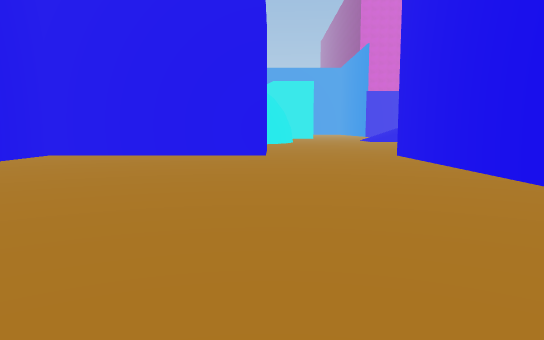
[1] (above)

24 first-person views from a walk through a scene from a Unity 3-D project. The camera is 1.2 m above the floor, tilts 6° down and sees 70° across. The floor is counted in squares, 1.63 m on a side. Each view is taken from the middle of a square. On the plan, view 1 faces up. The plan holds only what a view shows up to about 12 squares ahead; the rest is blank. The place goes on beyond the plan. The player character is not drawn.

[2]
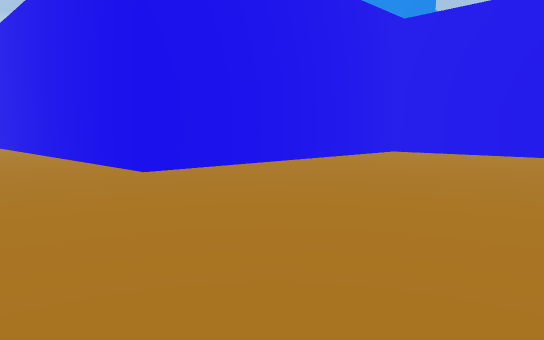

[3]
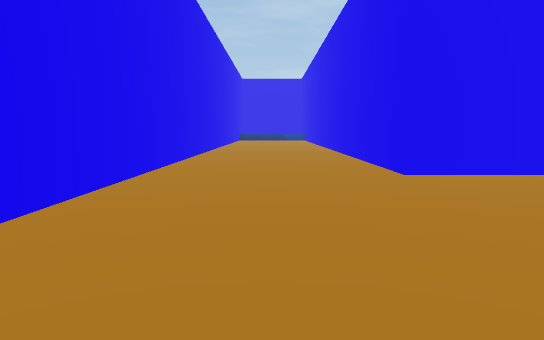

[4]
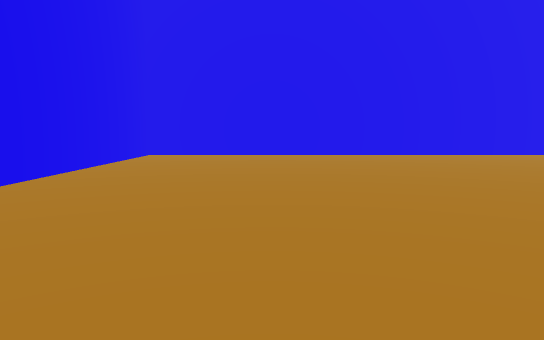

[5]
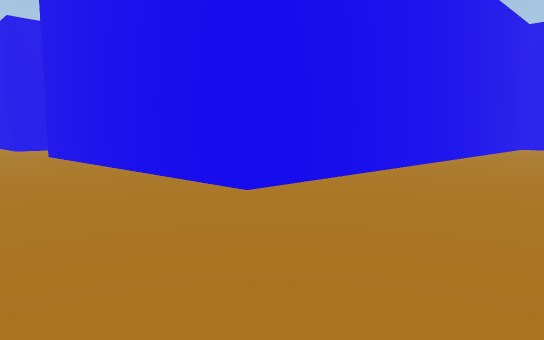

[6]
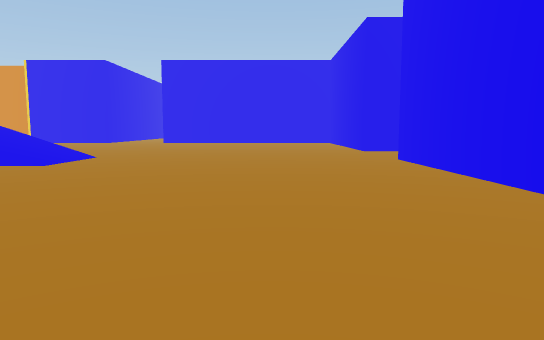

[7]
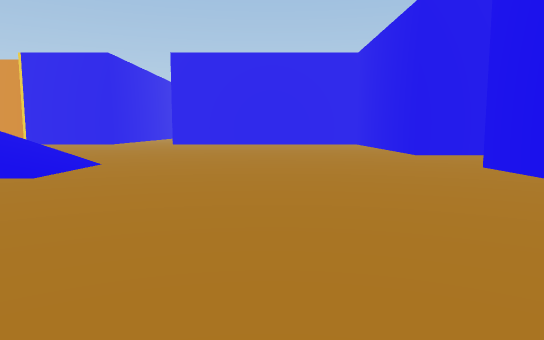

[8]
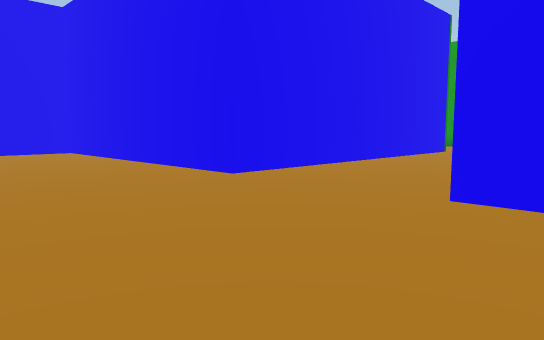

[9]
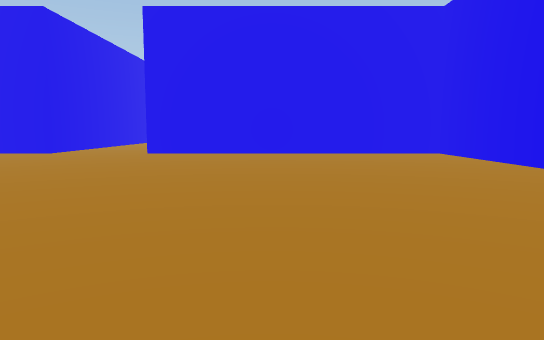

[10]
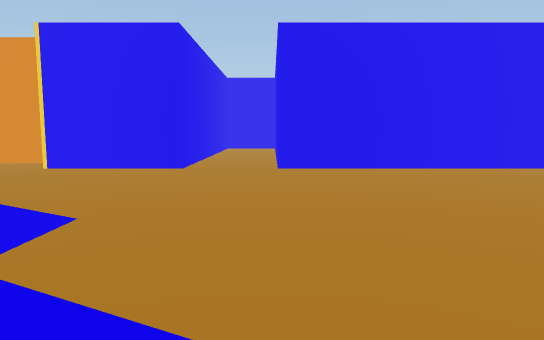

[11]
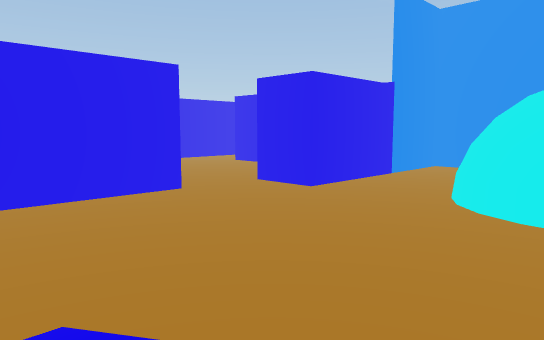

[12]
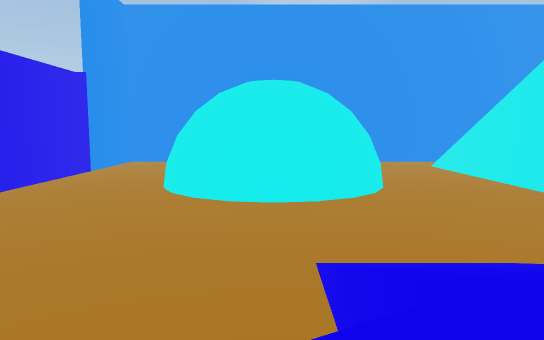

[13]
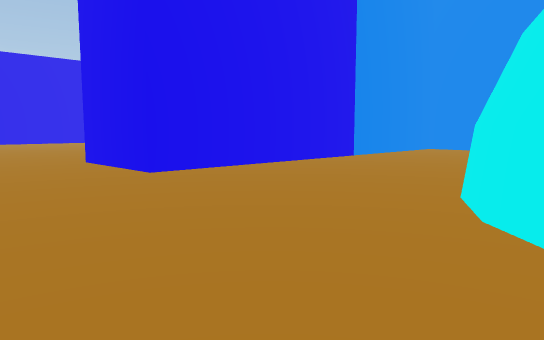

[14]
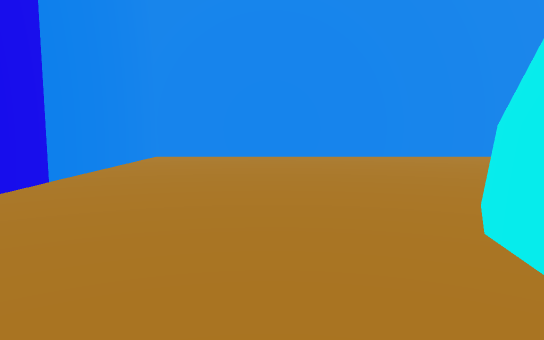

[15]
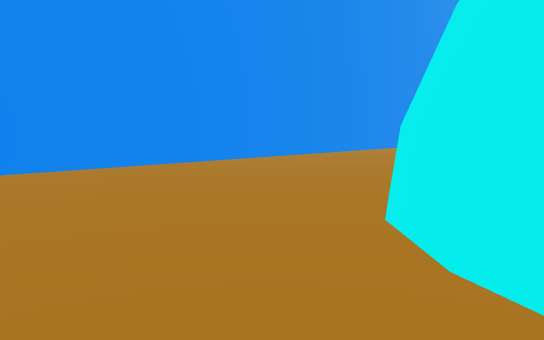

[16]
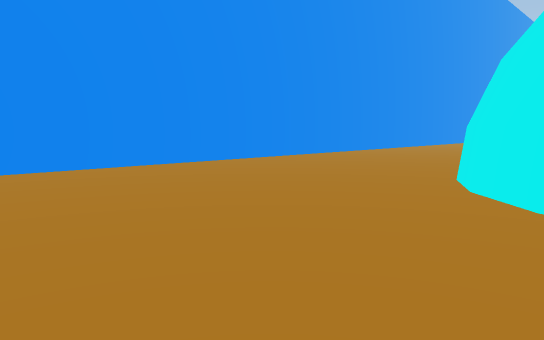

[17]
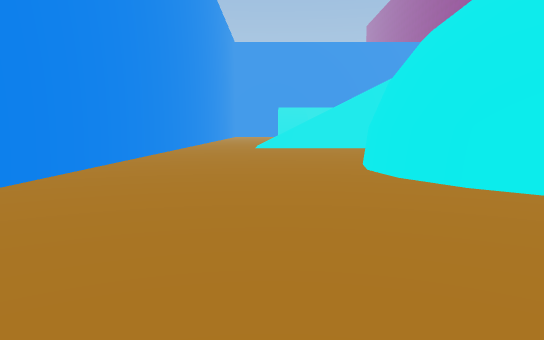

[18]
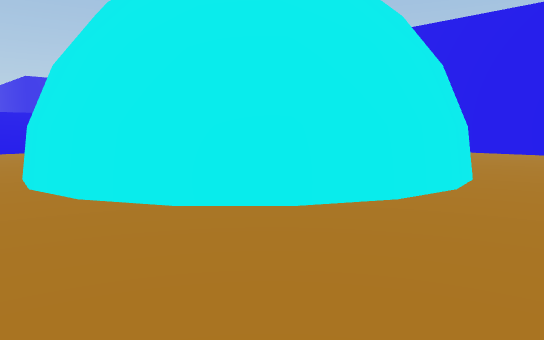

[19]
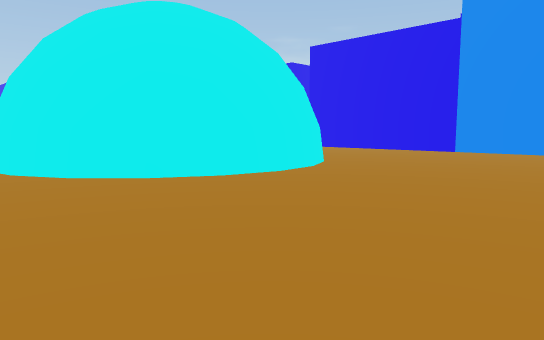

[20]
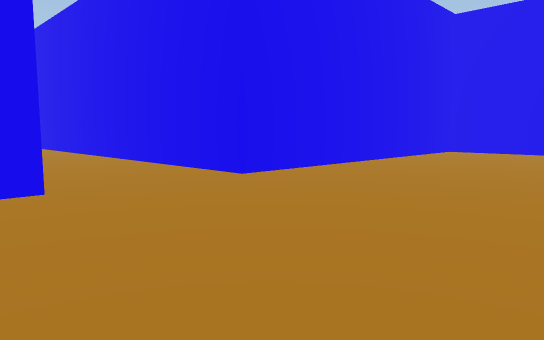

[21]
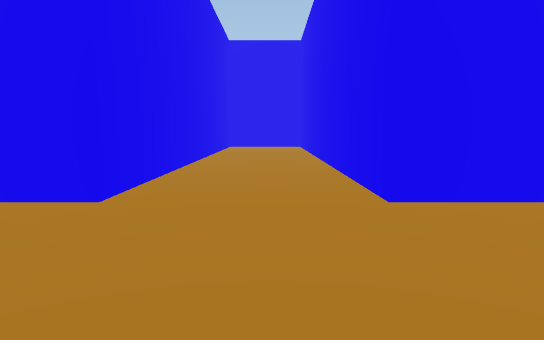

[22]
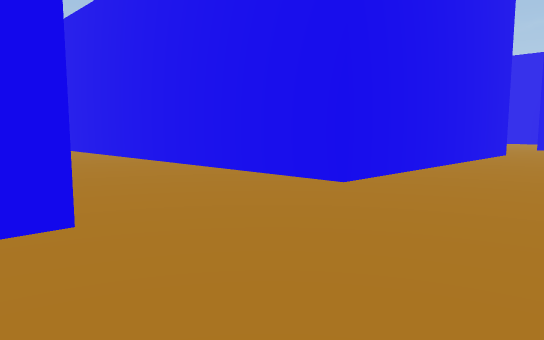

[23]
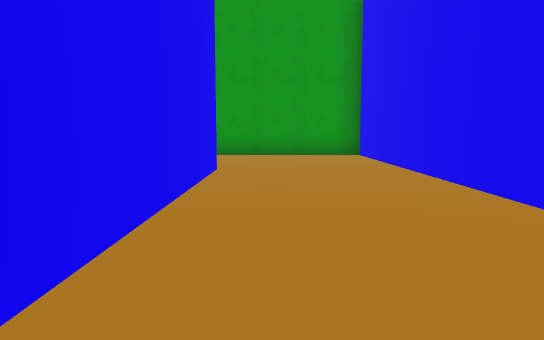

[24]
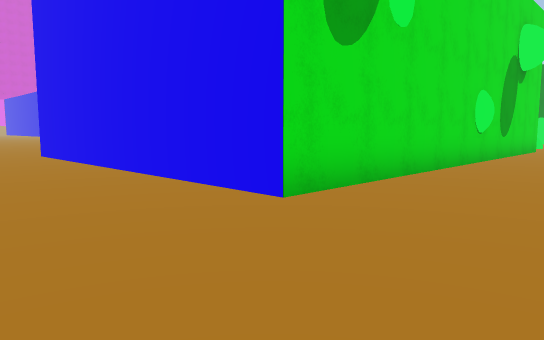

### Floor plan
Key: @ floor where view 1 was taken; # wall or solid block; . main floor; : floor 2.25 m higher than the main floor; / step, stairs or slope; = window, fence, low wall or low ledge; B green ball.
Columns run from 13 left of view 1 to 31 right of it. Each row starts with its distance up from view 1.
 27  #.......   .......               ..#
 26  #..................            ....#
 25  #......#####......//          .....#
 24  #......#   ##.....////       ......#
 23  #.....##    ##....////::   //......#########
 22  #.....#      #....... //  ..................
 21  #.....##    ##....... / /...................
 20  #......##  ##.........//=..........#########
 19  #.......####..........///..........#
 18  #..................................#
 17  #..................................#
 16  #..................................#
 15  #..................................#
 14  ############.......................#
 13             ##......................#
 12              #......................#
 11       ########...########...#########
 10       #..........#      #...#
  9       #..........#      #...#
  8       #..........#      #...#
  7       #..........#      #...#
  6       #..........#      #...#
  5       #..........#      #...#
  4       #..........#      #...#
  3       #..........#      #...#     BB
  2 #######..........#      #...######B#####
  1 .................#      #..............
  0  ............@...#      #.........
 -1  ................#      #....
 -2  #################      ######

Positions as (right, up) in squares from view 1, and headings:
1: (0, 0), facing up
2: (0, -1), facing up-left
3: (0, 0), facing left
4: (0, 9), facing down
5: (0, 14), facing down-right
6: (2, 14), facing right
7: (4, 15), facing right
8: (10, 15), facing down-right
9: (11, 16), facing right
10: (11, 20), facing right
11: (11, 23), facing down-left
12: (11, 22), facing left
13: (3, 20), facing down-left
14: (-1, 17), facing left
15: (-4, 17), facing up-left
16: (-4, 15), facing up-left
17: (-8, 15), facing up
18: (-8, 27), facing down-right
19: (-11, 27), facing down-right
20: (18, 24), facing down-right
21: (19, 21), facing right
22: (16, 14), facing down-left
23: (14, 9), facing down
24: (12, -1), facing up-right
